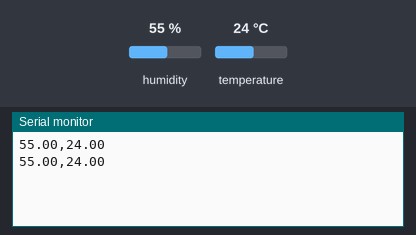
Recording of a sketch running on a simulated Arduino Uno, built with avr-gcc and run on an emulated ATmega328P. On the bench: the last lines printed to the serial monitor. Inputs (shaded band) come from the test bench; at power-on: humidity 55 %, temperature 24 °C.

Above: at 3.8 s.
3.9 s: humidity set to 22 %
At 6.7 s:
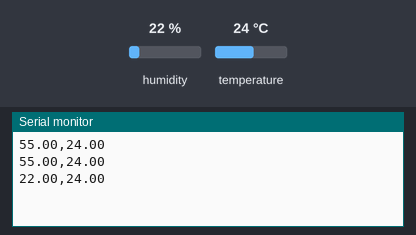
7.8 s: temperature set to 12 °C
At 9.8 s:
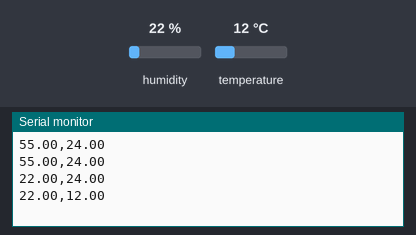
11.7 s: humidity set to 40 %
At 13.0 s:
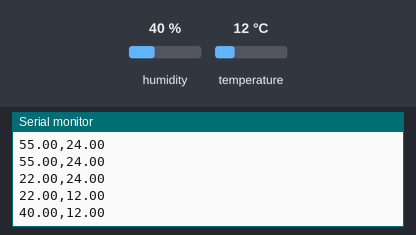
Timing chart, 0 to 14.7 s (numbered marks = the images above; inputs shaded):
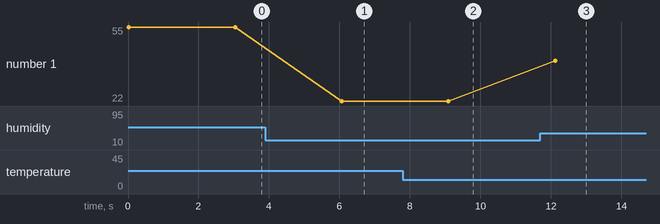

The sketch:

python_test.ino
```cpp
// Read DHT11 sensor and send serially to PC

#include <DHT.h>         // Include Adafruit DHT11 Sensors Library

#define DHTPIN 2          // DHT11 Output Pin connection
#define DHTTYPE DHT11     // DHT Type is DHT11

DHT dht(DHTPIN, DHTTYPE);   // Initialize DHT sensor

void setup () {
  dht.begin();
  Serial.begin(9600);         // To see data on serial monitor
}

void loop (){

    float H = dht.readHumidity();     //Read Humidity
    float T = dht.readTemperature();    // Read temperature as Celsius

    // Check if any reads failed and if exit


    // Combine Humidity and Temperature into single string
    if (!isnan(H) && !isnan(T)) {
        String dhtData = String(H) + "," + String(T);
        Serial.println(dhtData);
    }

    delay(3000);   // Wait two seconds between measurements
}
```

Measured:
- after the input at 3.9 s, the serial monitor: prints a new line after 2.2 s (image 1)
- after the input at 7.8 s, the serial monitor: prints a new line after 1.3 s (image 2)
- after the input at 11.7 s, the serial monitor: prints a new line after 0.42 s (image 3)
- plotted number 1: 55 → 22 after the input at 3.9 s, 22 → 40 after the input at 11.7 s
